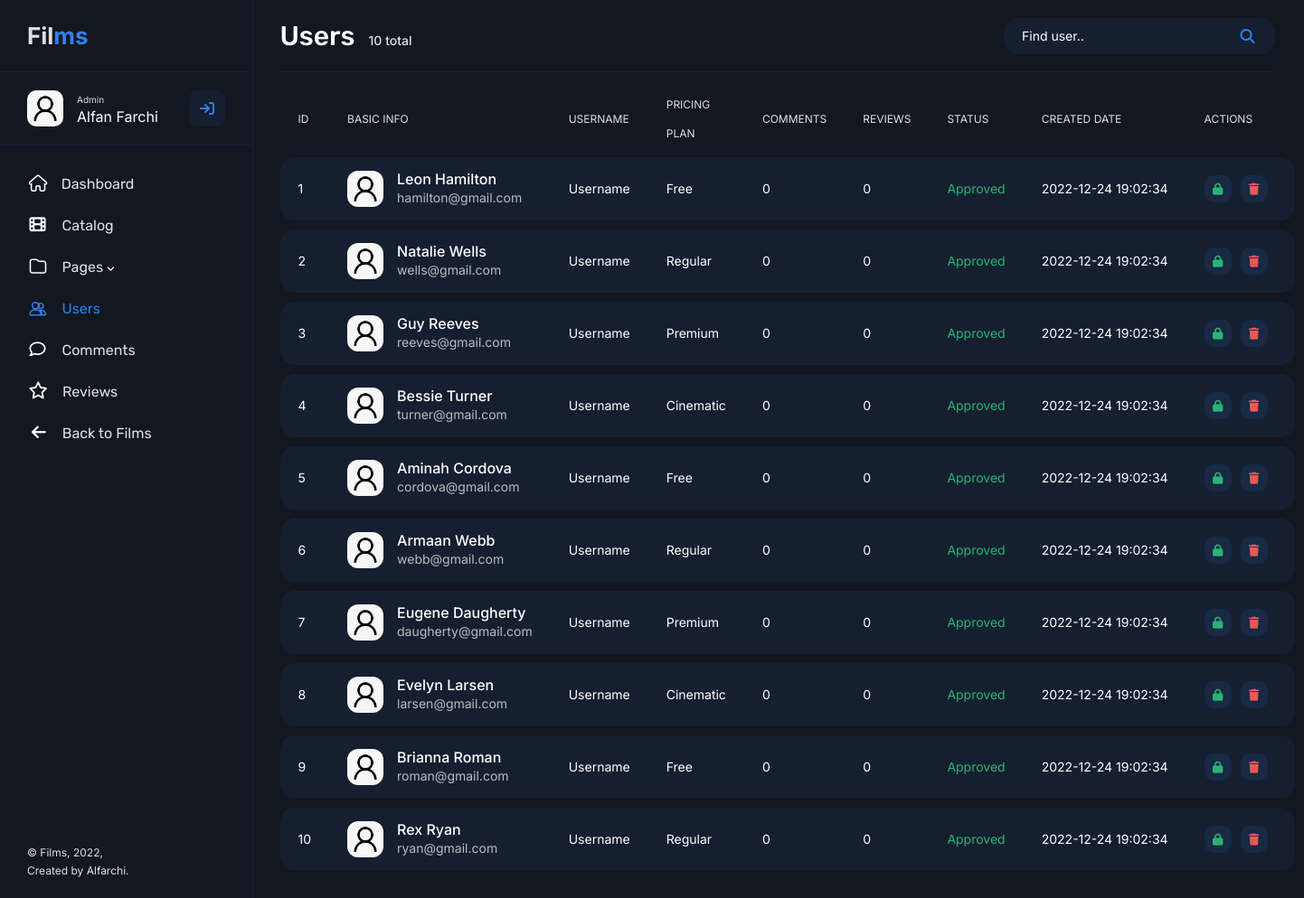
/admin/users.php, run on the app's committed database.
### tables this page shows
create table user_subs (
    id_buy int primary key auto_increment,
    id_user int,
    id_subs int,
    buy_date datetime,
    foreign key (id_user) references user (id_user),
    foreign key (id_subs) references subs (id_subs)
);

create table user (
    id_user int primary key auto_increment,
    email varchar(40),
    password varchar(255),
    username varchar(30),
    create_date datetime
);

create table subs (
    id_subs int primary key auto_increment,
    plan varchar(10),
    price float
);

### main/functions.php (called while the page is built, shortened)
<?php
$conn = mysqli_connect("localhost", "root", "", "films");
function query($query) {
    global $conn;
    $result = mysqli_query($conn, $query);
    $rows = [];
    while($row = mysqli_fetch_assoc($result)) {
        $rows[] = $row;
    }
    return $rows;
}
?>

### admin/users.php (the view, shortened to what this page needs)
<?php
require "../main/functions.php";
$user = query("SELECT * FROM user LEFT OUTER JOIN user_subs ON user_subs.id_user = user.id_user LEFT OUTER JOIN subs ON subs.id_subs = user_subs.id_subs ORDER BY user.id_user ASC");
$count = query("SELECT COUNT(id_user) AS count FROM user");
?>
<!DOCTYPE html>
<html lang="en">
    <head>
        <link rel="stylesheet" href="../assets/styles/style.css">
        <link href="https://cdn.jsdelivr.net/npm/bootstrap@5.2.2/dist/css/bootstrap.min.css" rel="stylesheet">
    </head>
    <body>
        <section class="sidebar">
            <a href="" class="sidebar__logo">Fil<span>ms</span></a>
            <div class="sidebar__user">
                <img class="sidebar__avatar" src="../assets/images/icon/user.jpeg" alt="" height="40px" width="40px">
                <span>Admin</span>
                <p>Alfan Farchi</p>
                <button class="sidebar__user-btn"><i class="fa-solid fa-arrow-right-to-bracket"></i></button>
            </div>
            <div class="sidebar__nav">
                <ul class="sidebar__nav-content">
                    <li class="sidebar__nav-item"><a href="#"><i class="fa-solid fa-house"></i>Dashboard</li></a>
                    <li class="sidebar__nav-item"><a href="./catalog.php"><i class="fa-solid fa-film default"></i>Catalog</li></a>
                    <li class="sidebar__nav-item"><a href="#"><i class="fa-solid fa-folder"></i>Pages <i class="fa-solid fa-angle-down default"></i></li></a>
                    <li class="sidebar__nav-item"><a href="./users.php" class="active actives"><i class="fa-solid fa-user-group"></i>Users</li></a>
                    <li class="sidebar__nav-item"><a href="./comments.php"><i class="fa-regular fa-comment default"></i>Comments</li></a>
                    <li class="sidebar__nav-item"><a href="./reviews.php"><i class="fa-regular fa-star default"></i>Reviews</li></a>
                    <li class="sidebar__nav-item"><a href="../index.php"><i class="fa-solid fa-arrow-left default"></i>Back to Films</li></a>
                </ul>
            </div>
            <p class="sidebar__footer">© Films, 2022,<br>Created by Alfarchi.</p>
        </section>
        <main class="main">
            <div class="container-fluid">
                <div class="row">
                    <div class="col-12">
                        <div class="main__header">
                            <?php $i = 1 ?> <?php foreach($count as $row): ?>
                            <h2 class="main__header-title">Users&ensp;<span><?php echo $row["count"]; ?> total</span></h2>
                            <?php $i++ ?> <?php endforeach; ?>
                            <form action="" method="post" spellcheck="false" autocomplete="off" class="nav__form nav__admin">
                                <input type="input" name="keyword" placeholder="Find user.." class="nav__search search__admin">
                                <button type="submit" name="search" class="nav__action-btn"><i class="fa-solid fa-magnifying-glass"></i></button>
                            </form>
                        </div>
                    </div>
                    <div class="col-12">
                        <table class="main__table">
                            <thead>
                                <tr>
                                    <td class="user__id">ID</td>
                                    <td class="user__info">BASIC INFO</td>
                                    <td class="user__username">USERNAME</td>
                                    <td class="user__plan">PRICING PLAN</td>
                                    <td class="user__comments">COMMENTS</td>
                                    <td class="user__reviews">REVIEWS</td>
                                    <td class="user__status">STATUS</td>
                                    <td class="user__date">CREATED DATE</td>
                                    <td class="user__actions">ACTIONS</td>
                                </tr>
                            </thead>
                            <tbody>
                                <?php foreach($user as $row): ?>
                                <tr>
                                    <td class="user__id"><?php echo $row["id_user"]; ?></td>
                                    <td class="user__info">
                                        <div class="main__info">
                                            <img class="user__avatar" src="../assets/images/icon/user.jpeg" alt="" height="40px" width="40px">
                                            <div>
                                                <h5><?php echo $row["username"]; ?></h5>
                                                <span><?php echo $row["email"]; ?></span>
                                            </div>
                                        </div>
                                    </td>
                                    <td class="user__username"><?php echo $row[""]; ?>Username</td>
                                    <td class="user__plan"><?php echo $row["plan"]; ?></td>
                                    <td class="user__comments"><?php echo $row[""]; ?>0</td>
                                    <td class="user__reviews"><?php echo $row[""]; ?>0</td>
                                    <td class="user__status" style="color: #29b474">Approved</td>
                                    <td class="user__date"><?php echo $row["create_date"]; ?></td>
                                    <td class="actions__button"><a href="#" onclick="return confirm('Ban user?')"><i class="fa-solid fa-lock"></i></a><a href="./deleteUser.php?id=<?php echo $row["id_user"]; ?>" onclick="return confirm('Delete user?')"><i class="fa-solid fa-trash"></i></a></td>
                                </tr>
                                <?php endforeach; ?>
                            </tbody>
                        </table>
                    </div>
                </div>
            </div>
    </body>
</html>

### data on the page
user_subs: id_user "1", id_user.username "Leon Hamilton", id_user.email "hamilton@gmail.com", id_subs.plan "Free", id_user.create_date "2022-12-24 19:02:34"
user_subs: id_user "2", id_user.username "Natalie Wells", id_user.email "wells@gmail.com", id_subs.plan "Regular", id_user.create_date "2022-12-24 19:02:34"
user_subs: id_user "3", id_user.username "Guy Reeves", id_user.email "reeves@gmail.com", id_subs.plan "Premium", id_user.create_date "2022-12-24 19:02:34"
user_subs: id_user "4", id_user.username "Bessie Turner", id_user.email "turner@gmail.com", id_subs.plan "Cinematic", id_user.create_date "2022-12-24 19:02:34"
user_subs: id_user "5", id_user.username "Aminah Cordova", id_user.email "cordova@gmail.com", id_subs.plan "Free", id_user.create_date "2022-12-24 19:02:34"
user_subs: id_user "6", id_user.username "Armaan Webb", id_user.email "webb@gmail.com", id_subs.plan "Regular", id_user.create_date "2022-12-24 19:02:34"
user_subs: id_user "7", id_user.username "Eugene Daugherty", id_user.email "daugherty@gmail.com", id_subs.plan "Premium", id_user.create_date "2022-12-24 19:02:34"
user_subs: id_user "8", id_user.username "Evelyn Larsen", id_user.email "larsen@gmail.com", id_subs.plan "Cinematic", id_user.create_date "2022-12-24 19:02:34"
user_subs: id_user "9", id_user.username "Brianna Roman", id_user.email "roman@gmail.com", id_subs.plan "Free", id_user.create_date "2022-12-24 19:02:34"
user_subs: id_user "10", id_user.username "Rex Ryan", id_user.email "ryan@gmail.com", id_subs.plan "Regular", id_user.create_date "2022-12-24 19:02:34"

### other printed values
$row["count"] "10"
